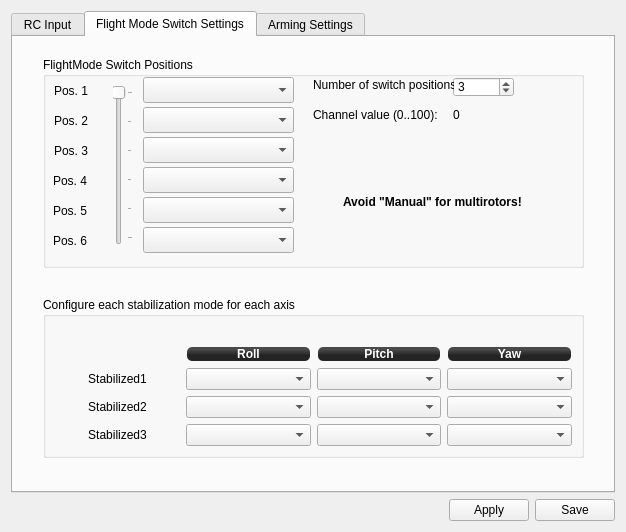
<?xml version="1.0" encoding="UTF-8"?>
<ui version="4.0">
 <class>InputWidget</class>
 <widget class="QWidget" name="InputWidget">
  <property name="geometry">
   <rect>
    <x>0</x>
    <y>0</y>
    <width>626</width>
    <height>532</height>
   </rect>
  </property>
  <property name="windowTitle">
   <string>Form</string>
  </property>
  <layout class="QVBoxLayout" name="verticalLayout">
   <item>
    <widget class="QTabWidget" name="tabWidget">
     <property name="currentIndex">
      <number>1</number>
     </property>
     <widget class="QWidget" name="RCInput">
      <attribute name="title">
       <string>RC Input</string>
      </attribute>
      <layout class="QGridLayout" name="gridLayout">
       <item row="0" column="0">
        <widget class="QStackedWidget" name="stackedWidget">
         <property name="currentIndex">
          <number>0</number>
         </property>
         <widget class="QWidget" name="advancedPage">
          <layout class="QVBoxLayout" name="verticalLayout_4">
           <item>
            <layout class="QVBoxLayout" name="channelSettings"/>
           </item>
           <item>
            <spacer name="verticalSpacer_3">
             <property name="orientation">
              <enum>Qt::Vertical</enum>
             </property>
             <property name="sizeType">
              <enum>QSizePolicy::Preferred</enum>
             </property>
             <property name="sizeHint" stdset="0">
              <size>
               <width>20</width>
               <height>5</height>
              </size>
             </property>
            </spacer>
           </item>
           <item>
            <layout class="QGridLayout" name="gridLayout_3">
             <item row="0" column="0">
              <widget class="QLabel" name="labelDeadband">
               <property name="text">
                <string>Roll/Pitch/Yaw stick deadband</string>
               </property>
              </widget>
             </item>
             <item row="0" column="1">
              <widget class="QDoubleSpinBox" name="deadband">
               <property name="toolTip">
                <string>Stick deadband in percents of full range (0-10), zero to disable</string>
               </property>
               <property name="decimals">
                <number>1</number>
               </property>
               <property name="maximum">
                <double>10.000000000000000</double>
               </property>
               <property name="singleStep">
                <double>0.100000000000000</double>
               </property>
              </widget>
             </item>
             <item row="0" column="3">
              <spacer name="horizontalSpacer_3">
               <property name="orientation">
                <enum>Qt::Horizontal</enum>
               </property>
               <property name="sizeHint" stdset="0">
                <size>
                 <width>40</width>
                 <height>20</height>
                </size>
               </property>
              </spacer>
             </item>
            </layout>
           </item>
           <item>
            <spacer name="verticalSpacer_4">
             <property name="orientation">
              <enum>Qt::Vertical</enum>
             </property>
             <property name="sizeType">
              <enum>QSizePolicy::Preferred</enum>
             </property>
             <property name="sizeHint" stdset="0">
              <size>
               <width>20</width>
               <height>5</height>
              </size>
             </property>
            </spacer>
           </item>
           <item>
            <widget class="QPushButton" name="configurationWizard">
             <property name="text">
              <string>Start Configuration Wizard</string>
             </property>
            </widget>
           </item>
           <item>
            <widget class="QCheckBox" name="runCalibration">
             <property name="text">
              <string>Run Calibration</string>
             </property>
            </widget>
           </item>
           <item>
            <spacer name="verticalSpacer_2">
             <property name="orientation">
              <enum>Qt::Vertical</enum>
             </property>
             <property name="sizeHint" stdset="0">
              <size>
               <width>20</width>
               <height>40</height>
              </size>
             </property>
            </spacer>
           </item>
          </layout>
         </widget>
         <widget class="QWidget" name="wizard">
          <layout class="QVBoxLayout" name="verticalLayout_5">
           <item>
            <widget class="QLabel" name="wzText">
             <property name="sizePolicy">
              <sizepolicy hsizetype="Preferred" vsizetype="Minimum">
               <horstretch>0</horstretch>
               <verstretch>0</verstretch>
              </sizepolicy>
             </property>
             <property name="minimumSize">
              <size>
               <width>0</width>
               <height>90</height>
              </size>
             </property>
             <property name="text">
              <string>TextLabel</string>
             </property>
             <property name="wordWrap">
              <bool>true</bool>
             </property>
            </widget>
           </item>
           <item>
            <layout class="QHBoxLayout" name="horizontalLayout_4">
             <item>
              <widget class="QGraphicsView" name="graphicsView"/>
             </item>
             <item>
              <layout class="QVBoxLayout" name="checkBoxesLayout"/>
             </item>
            </layout>
           </item>
           <item>
            <layout class="QHBoxLayout" name="horizontalLayout_3">
             <item>
              <widget class="QPushButton" name="wzBack">
               <property name="text">
                <string>Back</string>
               </property>
              </widget>
             </item>
             <item>
              <widget class="QPushButton" name="wzNext">
               <property name="text">
                <string>Next</string>
               </property>
              </widget>
             </item>
             <item>
              <widget class="QPushButton" name="wzCancel">
               <property name="text">
                <string>Cancel</string>
               </property>
              </widget>
             </item>
            </layout>
           </item>
          </layout>
         </widget>
        </widget>
       </item>
      </layout>
     </widget>
     <widget class="QWidget" name="tab_3">
      <attribute name="title">
       <string>Flight Mode Switch Settings</string>
      </attribute>
      <widget class="QGroupBox" name="groupBox">
       <property name="geometry">
        <rect>
         <x>30</x>
         <y>260</y>
         <width>541</width>
         <height>161</height>
        </rect>
       </property>
       <property name="styleSheet">
        <string notr="true"/>
       </property>
       <property name="title">
        <string>Configure each stabilization mode for each axis</string>
       </property>
       <layout class="QGridLayout" name="gridLayout_2">
        <item row="1" column="3">
         <widget class="QLabel" name="label_10">
          <property name="styleSheet">
           <string notr="true">background-color: qlineargradient(spread:reflect, x1:0.507, y1:0, x2:0.507, y2:0.772, stop:0.208955 rgba(74, 74, 74, 255), stop:0.78607 rgba(36, 36, 36, 255));
color: rgb(255, 255, 255);
border-radius: 5;
font: bold 12px;
margin:1px;</string>
          </property>
          <property name="text">
           <string>Yaw</string>
          </property>
          <property name="alignment">
           <set>Qt::AlignCenter</set>
          </property>
         </widget>
        </item>
        <item row="2" column="0">
         <widget class="QLabel" name="label_14">
          <property name="text">
           <string>Stabilized1</string>
          </property>
          <property name="alignment">
           <set>Qt::AlignCenter</set>
          </property>
         </widget>
        </item>
        <item row="2" column="1">
         <widget class="QComboBox" name="fmsSsPos1Roll">
          <property name="minimumSize">
           <size>
            <width>102</width>
            <height>0</height>
           </size>
          </property>
          <property name="focusPolicy">
           <enum>Qt::StrongFocus</enum>
          </property>
         </widget>
        </item>
        <item row="2" column="2">
         <widget class="QComboBox" name="fmsSsPos1Pitch">
          <property name="minimumSize">
           <size>
            <width>102</width>
            <height>0</height>
           </size>
          </property>
          <property name="focusPolicy">
           <enum>Qt::StrongFocus</enum>
          </property>
         </widget>
        </item>
        <item row="2" column="3">
         <widget class="QComboBox" name="fmsSsPos1Yaw">
          <property name="minimumSize">
           <size>
            <width>102</width>
            <height>0</height>
           </size>
          </property>
          <property name="focusPolicy">
           <enum>Qt::StrongFocus</enum>
          </property>
         </widget>
        </item>
        <item row="3" column="0">
         <widget class="QLabel" name="label_21">
          <property name="text">
           <string>Stabilized2</string>
          </property>
          <property name="alignment">
           <set>Qt::AlignCenter</set>
          </property>
         </widget>
        </item>
        <item row="3" column="1">
         <widget class="QComboBox" name="fmsSsPos2Roll">
          <property name="focusPolicy">
           <enum>Qt::StrongFocus</enum>
          </property>
         </widget>
        </item>
        <item row="3" column="2">
         <widget class="QComboBox" name="fmsSsPos2Pitch">
          <property name="focusPolicy">
           <enum>Qt::StrongFocus</enum>
          </property>
         </widget>
        </item>
        <item row="3" column="3">
         <widget class="QComboBox" name="fmsSsPos2Yaw">
          <property name="focusPolicy">
           <enum>Qt::StrongFocus</enum>
          </property>
         </widget>
        </item>
        <item row="4" column="0">
         <widget class="QLabel" name="label_22">
          <property name="text">
           <string>Stabilized3</string>
          </property>
          <property name="alignment">
           <set>Qt::AlignCenter</set>
          </property>
         </widget>
        </item>
        <item row="4" column="1">
         <widget class="QComboBox" name="fmsSsPos3Roll">
          <property name="focusPolicy">
           <enum>Qt::StrongFocus</enum>
          </property>
         </widget>
        </item>
        <item row="4" column="2">
         <widget class="QComboBox" name="fmsSsPos3Pitch">
          <property name="focusPolicy">
           <enum>Qt::StrongFocus</enum>
          </property>
         </widget>
        </item>
        <item row="4" column="3">
         <widget class="QComboBox" name="fmsSsPos3Yaw">
          <property name="focusPolicy">
           <enum>Qt::StrongFocus</enum>
          </property>
         </widget>
        </item>
        <item row="1" column="1">
         <widget class="QLabel" name="label_8">
          <property name="styleSheet">
           <string notr="true">background-color: qlineargradient(spread:reflect, x1:0.507, y1:0, x2:0.507, y2:0.772, stop:0.208955 rgba(74, 74, 74, 255), stop:0.78607 rgba(36, 36, 36, 255));
color: rgb(255, 255, 255);
border-radius: 5;
font: bold 12px;
margin:1px;</string>
          </property>
          <property name="text">
           <string>Roll</string>
          </property>
          <property name="alignment">
           <set>Qt::AlignCenter</set>
          </property>
         </widget>
        </item>
        <item row="1" column="2">
         <widget class="QLabel" name="label_9">
          <property name="styleSheet">
           <string notr="true">background-color: qlineargradient(spread:reflect, x1:0.507, y1:0, x2:0.507, y2:0.772, stop:0.208955 rgba(74, 74, 74, 255), stop:0.78607 rgba(36, 36, 36, 255));
color: rgb(255, 255, 255);
border-radius: 5;
font: bold 12px;
margin:1px;</string>
          </property>
          <property name="text">
           <string>Pitch</string>
          </property>
          <property name="alignment">
           <set>Qt::AlignCenter</set>
          </property>
         </widget>
        </item>
        <item row="0" column="1">
         <spacer name="verticalSpacer_3">
          <property name="orientation">
           <enum>Qt::Vertical</enum>
          </property>
          <property name="sizeHint" stdset="0">
           <size>
            <width>20</width>
            <height>20</height>
           </size>
          </property>
         </spacer>
        </item>
       </layout>
      </widget>
      <widget class="QGroupBox" name="groupBox_2">
       <property name="geometry">
        <rect>
         <x>30</x>
         <y>20</y>
         <width>541</width>
         <height>211</height>
        </rect>
       </property>
       <property name="title">
        <string>FlightMode Switch Positions</string>
       </property>
       <widget class="QComboBox" name="fmsModePos5">
        <property name="geometry">
         <rect>
          <x>100</x>
          <y>140</y>
          <width>151</width>
          <height>26</height>
         </rect>
        </property>
        <property name="focusPolicy">
         <enum>Qt::StrongFocus</enum>
        </property>
       </widget>
       <widget class="QComboBox" name="fmsModePos4">
        <property name="geometry">
         <rect>
          <x>100</x>
          <y>110</y>
          <width>151</width>
          <height>26</height>
         </rect>
        </property>
        <property name="focusPolicy">
         <enum>Qt::StrongFocus</enum>
        </property>
        <property name="toolTip">
         <string>Select the stabilization mode on this position (manual/stabilized/auto)</string>
        </property>
       </widget>
       <widget class="QLabel" name="label_pos4">
        <property name="geometry">
         <rect>
          <x>10</x>
          <y>115</y>
          <width>62</width>
          <height>17</height>
         </rect>
        </property>
        <property name="text">
         <string>Pos. 4</string>
        </property>
       </widget>
       <widget class="QComboBox" name="fmsModePos6">
        <property name="geometry">
         <rect>
          <x>100</x>
          <y>170</y>
          <width>151</width>
          <height>26</height>
         </rect>
        </property>
        <property name="focusPolicy">
         <enum>Qt::StrongFocus</enum>
        </property>
       </widget>
       <widget class="QLabel" name="label_pos5">
        <property name="geometry">
         <rect>
          <x>10</x>
          <y>145</y>
          <width>62</width>
          <height>17</height>
         </rect>
        </property>
        <property name="text">
         <string>Pos. 5</string>
        </property>
       </widget>
       <widget class="QLabel" name="label_pos6">
        <property name="geometry">
         <rect>
          <x>10</x>
          <y>175</y>
          <width>62</width>
          <height>17</height>
         </rect>
        </property>
        <property name="text">
         <string>Pos. 6</string>
        </property>
       </widget>
       <widget class="QSlider" name="fmsSlider">
        <property name="enabled">
         <bool>false</bool>
        </property>
        <property name="geometry">
         <rect>
          <x>70</x>
          <y>28</y>
          <width>20</width>
          <height>160</height>
         </rect>
        </property>
        <property name="focusPolicy">
         <enum>Qt::StrongFocus</enum>
        </property>
        <property name="toolTip">
         <string>This slider moves when you move the flight mode switch
on your remote. Setup the flightmode channel on the RC Input tab
if you have not done so already.</string>
        </property>
        <property name="minimum">
         <number>0</number>
        </property>
        <property name="maximum">
         <number>5</number>
        </property>
        <property name="pageStep">
         <number>10</number>
        </property>
        <property name="value">
         <number>0</number>
        </property>
        <property name="sliderPosition">
         <number>0</number>
        </property>
        <property name="orientation">
         <enum>Qt::Vertical</enum>
        </property>
        <property name="invertedAppearance">
         <bool>true</bool>
        </property>
        <property name="tickPosition">
         <enum>QSlider::TicksBelow</enum>
        </property>
        <property name="tickInterval">
         <number>1</number>
        </property>
       </widget>
       <widget class="QComboBox" name="fmsModePos2">
        <property name="geometry">
         <rect>
          <x>100</x>
          <y>50</y>
          <width>151</width>
          <height>26</height>
         </rect>
        </property>
        <property name="focusPolicy">
         <enum>Qt::StrongFocus</enum>
        </property>
       </widget>
       <widget class="QComboBox" name="fmsModePos3">
        <property name="geometry">
         <rect>
          <x>100</x>
          <y>80</y>
          <width>151</width>
          <height>26</height>
         </rect>
        </property>
        <property name="focusPolicy">
         <enum>Qt::StrongFocus</enum>
        </property>
       </widget>
       <widget class="QComboBox" name="fmsModePos1">
        <property name="geometry">
         <rect>
          <x>100</x>
          <y>20</y>
          <width>151</width>
          <height>26</height>
         </rect>
        </property>
        <property name="focusPolicy">
         <enum>Qt::StrongFocus</enum>
        </property>
        <property name="toolTip">
         <string>Select the stabilization mode on this position (manual/stabilized/auto)</string>
        </property>
       </widget>
       <widget class="QLabel" name="label_pos2">
        <property name="geometry">
         <rect>
          <x>11</x>
          <y>55</y>
          <width>62</width>
          <height>17</height>
         </rect>
        </property>
        <property name="text">
         <string>Pos. 2</string>
        </property>
       </widget>
       <widget class="QLabel" name="label_pos1">
        <property name="geometry">
         <rect>
          <x>11</x>
          <y>25</y>
          <width>62</width>
          <height>17</height>
         </rect>
        </property>
        <property name="text">
         <string>Pos. 1</string>
        </property>
       </widget>
       <widget class="QLabel" name="label_pos3">
        <property name="geometry">
         <rect>
          <x>11</x>
          <y>85</y>
          <width>62</width>
          <height>17</height>
         </rect>
        </property>
        <property name="text">
         <string>Pos. 3</string>
        </property>
       </widget>
       <widget class="QSpinBox" name="fmsPosNum">
        <property name="geometry">
         <rect>
          <x>410</x>
          <y>20</y>
          <width>61</width>
          <height>20</height>
         </rect>
        </property>
        <property name="toolTip">
         <string>Number of positions your FlightMode switch has.

Default is 3.

It will be 2 or 3 for most of setups, but it also can be up to 6.
In that case you have to configure your radio mixers so the whole range
from min to max is split into N equal intervals, and you may set arbitrary
channel value for each flight mode.</string>
        </property>
        <property name="minimum">
         <number>1</number>
        </property>
        <property name="maximum">
         <number>6</number>
        </property>
        <property name="value">
         <number>3</number>
        </property>
       </widget>
       <widget class="QLabel" name="label">
        <property name="geometry">
         <rect>
          <x>270</x>
          <y>20</y>
          <width>141</width>
          <height>16</height>
         </rect>
        </property>
        <property name="text">
         <string>Number of switch positions:</string>
        </property>
       </widget>
       <widget class="QLabel" name="label_2">
        <property name="geometry">
         <rect>
          <x>270</x>
          <y>50</y>
          <width>141</width>
          <height>16</height>
         </rect>
        </property>
        <property name="text">
         <string>Channel value (0..100):</string>
        </property>
       </widget>
       <widget class="QLabel" name="label_15">
        <property name="geometry">
         <rect>
          <x>300</x>
          <y>130</y>
          <width>191</width>
          <height>30</height>
         </rect>
        </property>
        <property name="font">
         <font>
          <weight>75</weight>
          <bold>true</bold>
         </font>
        </property>
        <property name="text">
         <string>Avoid &quot;Manual&quot; for multirotors!</string>
        </property>
        <property name="wordWrap">
         <bool>true</bool>
        </property>
       </widget>
       <widget class="QLabel" name="fmsValue">
        <property name="geometry">
         <rect>
          <x>410</x>
          <y>51</y>
          <width>46</width>
          <height>13</height>
         </rect>
        </property>
        <property name="toolTip">
         <string>FlightMode channel value is shown here for reference.

Whole range [0..100] in spit into number of intervals - one per
FlightMode (switch position).

Hint: make sure that you have the FlightMode channel neutral
value defined.</string>
        </property>
        <property name="text">
         <string>0</string>
        </property>
       </widget>
      </widget>
      <zorder>groupBox_2</zorder>
      <zorder>groupBox</zorder>
     </widget>
     <widget class="QWidget" name="tab_4">
      <attribute name="title">
       <string>Arming Settings</string>
      </attribute>
      <layout class="QVBoxLayout" name="verticalLayout_2">
       <item>
        <layout class="QHBoxLayout" name="horizontalLayout">
         <item>
          <widget class="QLabel" name="label_17">
           <property name="font">
            <font>
             <weight>50</weight>
             <bold>false</bold>
            </font>
           </property>
           <property name="text">
            <string>Arm airframe using throttle off and:</string>
           </property>
          </widget>
         </item>
         <item>
          <widget class="QComboBox" name="armControl">
           <property name="focusPolicy">
            <enum>Qt::StrongFocus</enum>
           </property>
           <property name="toolTip">
            <string>Indicate the control used for arming the airframe, in addition to setting the throttle to its minimum position. In other terms &quot;Throttle Off&quot;.</string>
           </property>
          </widget>
         </item>
         <item>
          <spacer name="horizontalSpacer">
           <property name="orientation">
            <enum>Qt::Horizontal</enum>
           </property>
           <property name="sizeHint" stdset="0">
            <size>
             <width>40</width>
             <height>20</height>
            </size>
           </property>
          </spacer>
         </item>
        </layout>
       </item>
       <item>
        <layout class="QHBoxLayout" name="horizontalLayout_2">
         <item>
          <widget class="QLabel" name="label_18">
           <property name="text">
            <string>Arming timeout:</string>
           </property>
          </widget>
         </item>
         <item>
          <widget class="QSpinBox" name="armTimeout">
           <property name="focusPolicy">
            <enum>Qt::StrongFocus</enum>
           </property>
           <property name="toolTip">
            <string>After the time indicated here, the frame go back to disarmed state.</string>
           </property>
           <property name="maximum">
            <number>64</number>
           </property>
          </widget>
         </item>
         <item>
          <widget class="QLabel" name="label_19">
           <property name="text">
            <string>seconds.</string>
           </property>
          </widget>
         </item>
         <item>
          <spacer name="horizontalSpacer_2">
           <property name="orientation">
            <enum>Qt::Horizontal</enum>
           </property>
           <property name="sizeHint" stdset="0">
            <size>
             <width>40</width>
             <height>20</height>
            </size>
           </property>
          </spacer>
         </item>
        </layout>
       </item>
       <item>
        <widget class="QLabel" name="label_3">
         <property name="text">
          <string>Airframe disarm is done by throttle off and opposite of above combination.</string>
         </property>
        </widget>
       </item>
       <item>
        <spacer name="verticalSpacer">
         <property name="orientation">
          <enum>Qt::Vertical</enum>
         </property>
         <property name="sizeHint" stdset="0">
          <size>
           <width>20</width>
           <height>40</height>
          </size>
         </property>
        </spacer>
       </item>
      </layout>
     </widget>
    </widget>
   </item>
   <item>
    <layout class="QHBoxLayout" name="horizontalLayout_5">
     <item>
      <spacer name="horizontalSpacer_5">
       <property name="orientation">
        <enum>Qt::Horizontal</enum>
       </property>
       <property name="sizeHint" stdset="0">
        <size>
         <width>40</width>
         <height>20</height>
        </size>
       </property>
      </spacer>
     </item>
     <item>
      <widget class="QPushButton" name="inputHelp">
       <property name="sizePolicy">
        <sizepolicy hsizetype="Fixed" vsizetype="Fixed">
         <horstretch>0</horstretch>
         <verstretch>0</verstretch>
        </sizepolicy>
       </property>
       <property name="maximumSize">
        <size>
         <width>32</width>
         <height>32</height>
        </size>
       </property>
       <property name="text">
        <string/>
       </property>
       <property name="icon">
        <iconset resource="../coreplugin/core.qrc">
         <normaloff>:/core/images/helpicon.svg</normaloff>:/core/images/helpicon.svg</iconset>
       </property>
       <property name="iconSize">
        <size>
         <width>32</width>
         <height>32</height>
        </size>
       </property>
       <property name="flat">
        <bool>true</bool>
       </property>
      </widget>
     </item>
     <item>
      <widget class="QPushButton" name="saveRCInputToRAM">
       <property name="toolTip">
        <string>Send to OpenPilot but don't write in SD.
Be sure to set the Neutral position on all sliders before sending!</string>
       </property>
       <property name="text">
        <string>Apply</string>
       </property>
      </widget>
     </item>
     <item>
      <widget class="QPushButton" name="saveRCInputToSD">
       <property name="toolTip">
        <string>Be sure to set the Neutral position on all sliders before sending!
Applies and Saves all settings to SD</string>
       </property>
       <property name="text">
        <string>Save</string>
       </property>
      </widget>
     </item>
    </layout>
   </item>
  </layout>
 </widget>
 <tabstops>
  <tabstop>fmsSlider</tabstop>
  <tabstop>fmsSsPos1Roll</tabstop>
  <tabstop>fmsSsPos1Pitch</tabstop>
  <tabstop>fmsSsPos1Yaw</tabstop>
  <tabstop>fmsSsPos2Roll</tabstop>
  <tabstop>fmsSsPos2Pitch</tabstop>
  <tabstop>fmsSsPos2Yaw</tabstop>
  <tabstop>fmsSsPos3Roll</tabstop>
  <tabstop>fmsSsPos3Pitch</tabstop>
  <tabstop>fmsSsPos3Yaw</tabstop>
  <tabstop>tabWidget</tabstop>
  <tabstop>deadband</tabstop>
  <tabstop>configurationWizard</tabstop>
  <tabstop>runCalibration</tabstop>
  <tabstop>graphicsView</tabstop>
  <tabstop>wzBack</tabstop>
  <tabstop>wzNext</tabstop>
  <tabstop>wzCancel</tabstop>
  <tabstop>armControl</tabstop>
  <tabstop>armTimeout</tabstop>
  <tabstop>inputHelp</tabstop>
  <tabstop>saveRCInputToRAM</tabstop>
  <tabstop>saveRCInputToSD</tabstop>
 </tabstops>
 <resources>
  <include location="../coreplugin/core.qrc"/>
 </resources>
 <connections/>
</ui>
